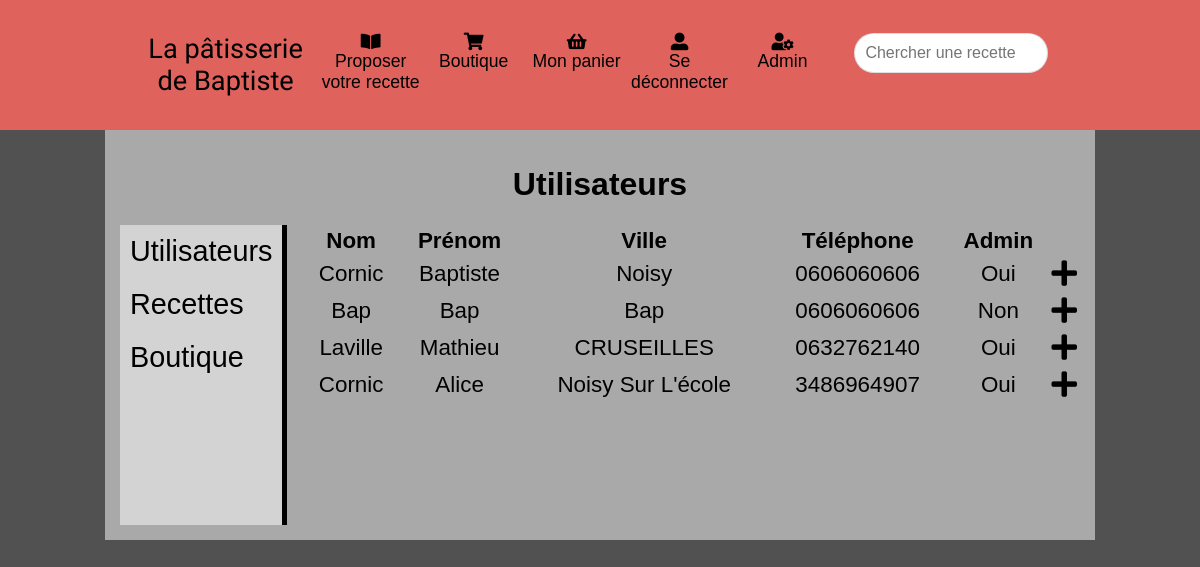
The page /admin.php (signed in) on the database its author committed.
### tables this page shows
CREATE TABLE `users` (
  `id` int(11) NOT NULL,
  `lastname` varchar(100) NOT NULL,
  `firstname` varchar(100) NOT NULL,
  `address` varchar(255) NOT NULL,
  `city` varchar(100) NOT NULL,
  `zip_code` varchar(5) NOT NULL,
  `country` varchar(255) NOT NULL,
  `phone` varchar(16) NOT NULL,
  `inscription_date` date NOT NULL,
  `email` varchar(100) NOT NULL,
  `password` varchar(64) NOT NULL,
  `admin` tinyint(1) NOT NULL
);

### admin.php (called while the page is built, shortened)
<?php
require_once('application/models/UserModel.php');
$model = new UserModel();
$users = $model->getAllUsers();
require_once('application/views/admin.phtml');

### application/models/SQLModel.php (called while the page is built)
<?php
    class SQLModel
    {
        public function getDatabase()
        {
            $pdo = new PDO('mysql:host=localhost;dbname=mes recettes;charset=utf8mb4; ','root','');
            return $pdo;
        }
    }
?>

### application/models/UserModel.php (called while the page is built, shortened)
<?php
require('SQLModel.php');
class UserModel
{
    protected $pdo;
    public function __construct()
    {
        $model = new SQLModel();
        $this->pdo = $model->getDatabase();
    }
    public function getAllUsers()
    {
        $query = $this->pdo->query('SELECT * FROM users');
        $users = $query->fetchAll(PDO::FETCH_ASSOC);
        return $users;
    }
}

### application/views/admin.phtml (the view)
<!DOCTYPE html>
<html lang="fr">
    <head>
        <?php include 'templates/head.phtml'; ?>
    </head>
    <body>
        <header>
            <?php  include 'templates/header.phtml'; ?>
        </header>
        <main>
           <h1>Utilisateurs</h1>
           <section class="admin_section">
           <aside class="admin_aside">
               <?php include 'templates/admin_aside.phtml'; ?>
           </aside>
           <div class="admin_users">
               <table>
                   <thead>
                       <tr>
                            <th> Nom</th>
                            <th> Prénom</th>
                            <th>Ville</th>
                            <th>Téléphone</th>
                            <th>Admin</th>
                            <th></th>
                       </tr>
                   </thead>
                   <tbody>
                       <?php foreach($users as $user) : ?>
                           <tr>
                               <td><?= ucwords(htmlspecialchars($user['lastname'])) ?></td>
                               <td><?= ucwords(htmlspecialchars($user['firstname'])) ?></td>
                               <td><?= ucwords(htmlspecialchars($user['city'])) ?></td>
                               <td><?= htmlspecialchars($user['phone']) ?></td>
                               <td><?php if($user['admin'] == true): echo 'Oui'; else : echo 'Non'; endif; ?></td>
                               <td class="admin_more"><a href="user.php?id=<?= $user['id'] ?>"><i class="fas fa-plus"></i></a></td>
                           </tr>
                       <?php endforeach;  ?>
                   </tbody>
               </table>
           </div>
           </section>
        </main>
    </body>
</html>

### application/views/css/style.css (style rules this page uses)
body { background:#525151; margin:0; }
main { width:80%; margin:auto; background:darkgray; padding: 15px; font-family:Calibri, sans-serif; }
h1 { text-align:center; }
section { min-height: 300px; }
header { background:#e0625c; height:100px; display:flex; padding:15px; }
a { text-decoration:none; color:black; }
.admin_section { display:flex; }
.admin_aside { max-width:170px; border-right:solid black 5px; font-size:1.8em; background:lightgrey; margin-right:15px; }
.admin_users, .admin_users table { width:100%; }
.admin_users table { text-align:center; }
.admin_more { cursor:pointer; font-size:1.3em; font-weight:bold; width: 2%; }
.admin_users table { font-size:1.4em; }

### rows shown on the page
users: lastname "Cornic", firstname "Baptiste", city "Noisy", phone "0606060606", admin "Oui"
users: lastname "Bap", firstname "Bap", city "Bap", phone "0606060606", admin "Non"
users: lastname "Laville", firstname "Mathieu", city "CRUSEILLES", phone "0632762140", admin "Oui"
users: lastname "Cornic", firstname "Alice", city "Noisy Sur L'école", phone "3486964907", admin "Oui"
